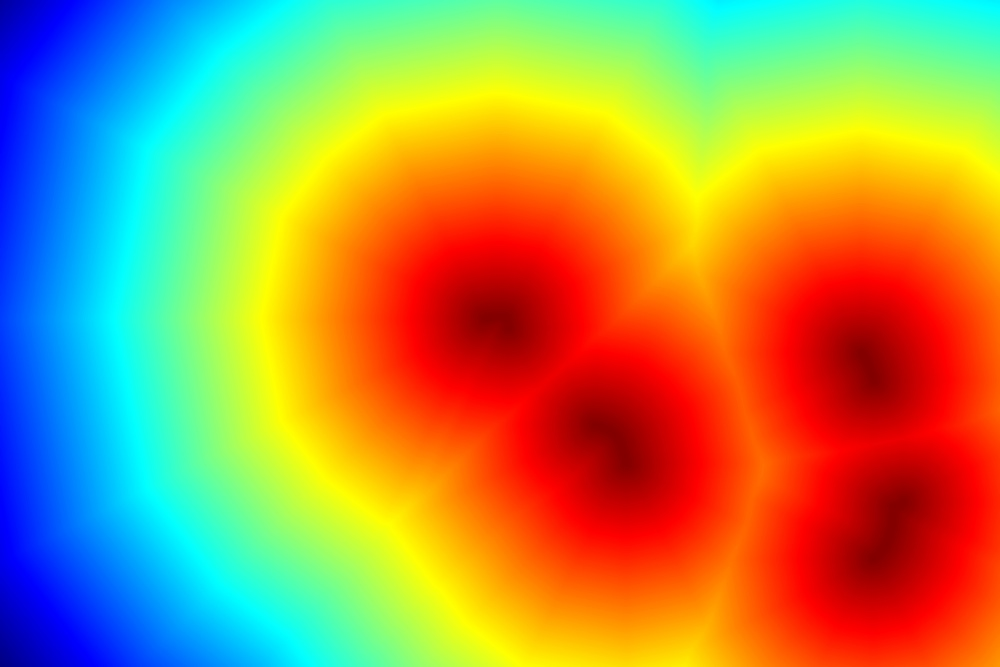
#> input picture color_focus_map.jpg, 1000 x 667 px, shrunk from 6240 x 4160 before the run, given in place of DSCF5614.jpg, which was not available
$ python project_blur_V2.py   (older library calls are emulated)
#> lines starting #> are read from the running program, lines starting #| are printed output that depends on the picture; after the words box and inside, x2 and y2 are one past the last pixel; in counts of white or black regions, pixels touching at a corner belong together; pictures that were not available may be replaced by others from this repository, and a replacement may not be noted
import cv2
import numpy as np

def estimate_depth_map(image):
    """
    估计景深图的函数。
    """
    # 将影像转换为灰度图
    gray = cv2.cvtColor(image, cv2.COLOR_BGR2GRAY)

    # 使用 Sobel 算子计算梯度强度
    grad_x = cv2.Sobel(gray, cv2.CV_64F, 1, 0, ksize=5)
    grad_y = cv2.Sobel(gray, cv2.CV_64F, 0, 1, ksize=5)
    gradient_magnitude = cv2.magnitude(grad_x, grad_y)

    # 将梯度强度归一化到 [0,1] 范围
    depth_map = cv2.normalize(gradient_magnitude, None, 0, 1, cv2.NORM_MINMAX)

    # 反转景深图，使前景深度值高
    depth_map = 1 - depth_map

    # 对景深图进行高斯模糊，平滑处理
    depth_map = cv2.GaussianBlur(depth_map, (15, 15), 0)

    # 将景深图转换为 float32 类型
    depth_map = depth_map.astype(np.float32)

    return depth_map

def calculate_edge_density(image, window_size=15):
    """
    计算影像的边缘密集度图。

    :param image: 输入影像（灰度图）
    :param window_size: 用于计算边缘密集度的窗口大小
    :return: 边缘密集度图，值范围在 [0,1]
    """
    # 使用 Canny 边缘检测
    edges = cv2.Canny(image, 100, 200)

    # 创建全为 1 的卷积核，用于计算局部区域的边缘总数
    kernel = np.ones((window_size, window_size), np.uint8)
    edge_density = cv2.filter2D(edges.astype(np.float32), -1, kernel)

    # 将边缘密集度图归一化到 [0,1] 范围
    edge_density = cv2.normalize(edge_density, None, 0, 1, cv2.NORM_MINMAX)

    # 反转边缘密集度图，让边缘密集度低的区域值较高
    edge_density = 1 - edge_density

    # 将边缘密集度图转换为 float32 类型
    edge_density = edge_density.astype(np.float32)

    return edge_density

def combine_maps(depth_map, edge_density_map, alpha=0.7):
    """
    结合景深图和边缘密集度图。

    :param depth_map: 景深图，值范围在 [0,1]
    :param edge_density_map: 边缘密集度图，值范围在 [0,1]
    :param alpha: 权重系数，控制两个图的影响比例
    :return: 结合后的模糊权重图
    """
    # 按权重结合两个图
    combined_map = cv2.addWeighted(depth_map, alpha, edge_density_map, 1 - alpha, 0)
    combined_map = cv2.normalize(combined_map, None, 0, 1, cv2.NORM_MINMAX)
    return combined_map

def apply_variable_blur(image, blur_weight_map, max_blur=80, depth_levels=20, exp_factor=1.5):
    """
    根据模糊权重图对影像应用可变的高斯模糊，模糊半径按照指数曲线递增。

    :param image: 输入影像
    :param blur_weight_map: 模糊权重图，值范围在 [0,1]
    :param max_blur: 最大模糊半径
    :param depth_levels: 模糊级别数
    :param exp_factor: 指数基数（大于 1）
    :return: 应用模糊后的影像
    """
    # 将模糊权重图量化为若干级
    blur_weight_quantized = (blur_weight_map * (depth_levels - 1)).astype(np.uint8)

    # 初始化输出影像为原始影像
    output_image = image.copy()

    # 预先计算模糊半径列表
    max_exp = exp_factor ** (depth_levels - 1)
    blur_amounts = []
    for i in range(depth_levels):
        # 计算指数增长的模糊半径
        exp_value = exp_factor ** i
        blur_amount = int(max_blur * (exp_value - 1) / (max_exp - 1))
        if blur_amount % 2 == 0:
            blur_amount += 1  # 保证核大小为奇数
        blur_amounts.append(blur_amount)
        print(f"模糊级别：{i}, 模糊半径：{blur_amount}")

    for i in range(depth_levels):
        blur_amount = blur_amounts[i]

        # 创建当前模糊级别的遮罩
        mask = (blur_weight_quantized == i).astype(np.uint8) * 255
        if cv2.countNonZero(mask) == 0:
            continue  # 如果没有像素属于该级别，则跳过

        # 应用高斯模糊
        if blur_amount > 1:
            blurred = cv2.GaussianBlur(image, (blur_amount, blur_amount), 0)
        else:
            blurred = image.copy()

        # 将模糊区域覆盖到输出影像
        mask_inv = cv2.bitwise_not(mask)
        # 保留输出影像中非当前遮罩的区域
        output_image = cv2.bitwise_and(output_image, output_image, mask=mask_inv)
        # 将模糊后的区域添加到输出影像
        temp = cv2.bitwise_and(blurred, blurred, mask=mask)
        output_image = cv2.add(output_image, temp)

    return output_image

def main():
    # 载入输入影像
    input_image_path = 'DSCF5614.jpg'  # 请替换为您的影像路径
    image = cv2.imread(input_image_path)
#> image is the input picture: shape (667, 1000, 3); mean B, G, R 79.9, 142.5, 167.8

    if image is None:
        print("错误：无法载入影像。")
        return

    # 转换为灰度图，用于边缘密集度计算
    gray_image = cv2.cvtColor(image, cv2.COLOR_BGR2GRAY)
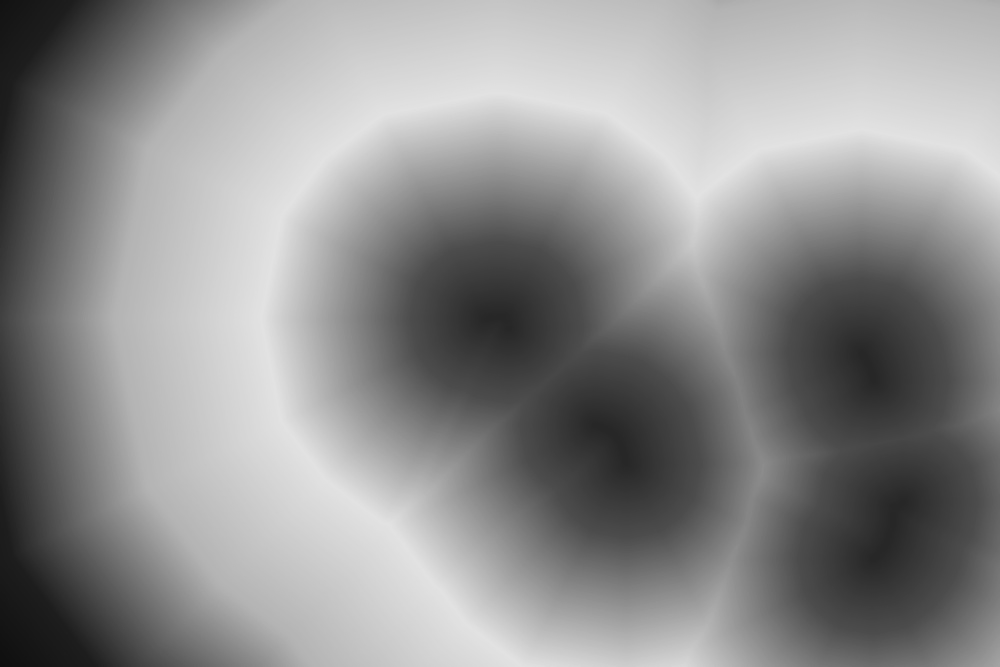
#> gray_image: shape (667, 1000); min 15, max 227, mean 142.9

    # 估计景深图
    depth_map = estimate_depth_map(image)
#> in estimate_depth_map, `grad_x = cv2.Sobel(gray, cv2.CV_64F, 1, 0, ksize=5)`:
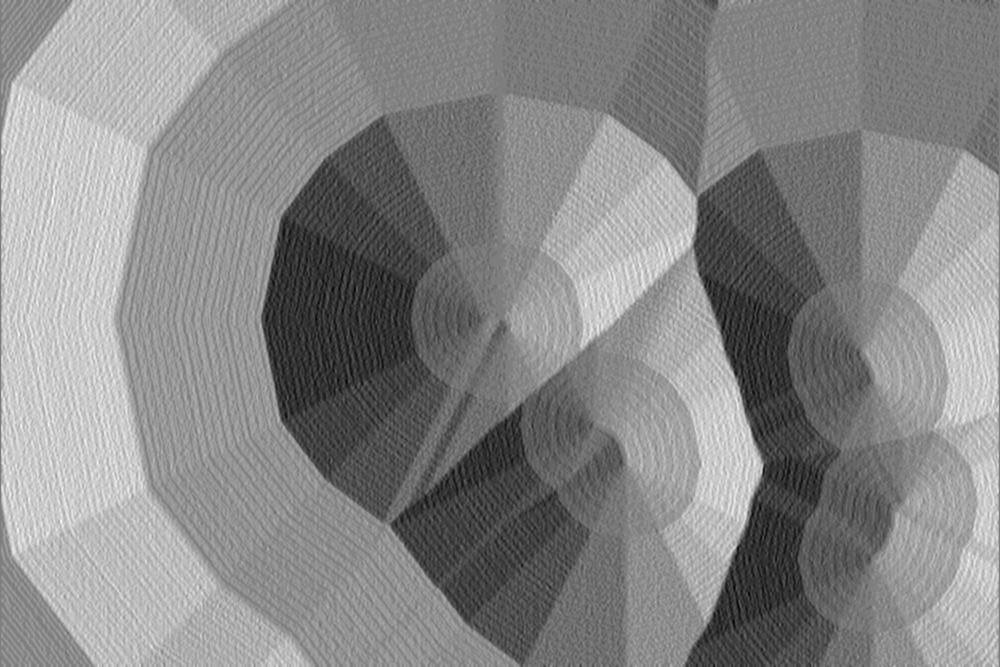
#> grad_x: shape (667, 1000) float64; min -212, max 215, mean 15.1; drawn with min black and max white
#> in estimate_depth_map, `grad_y = cv2.Sobel(gray, cv2.CV_64F, 0, 1, ksize=5)`:
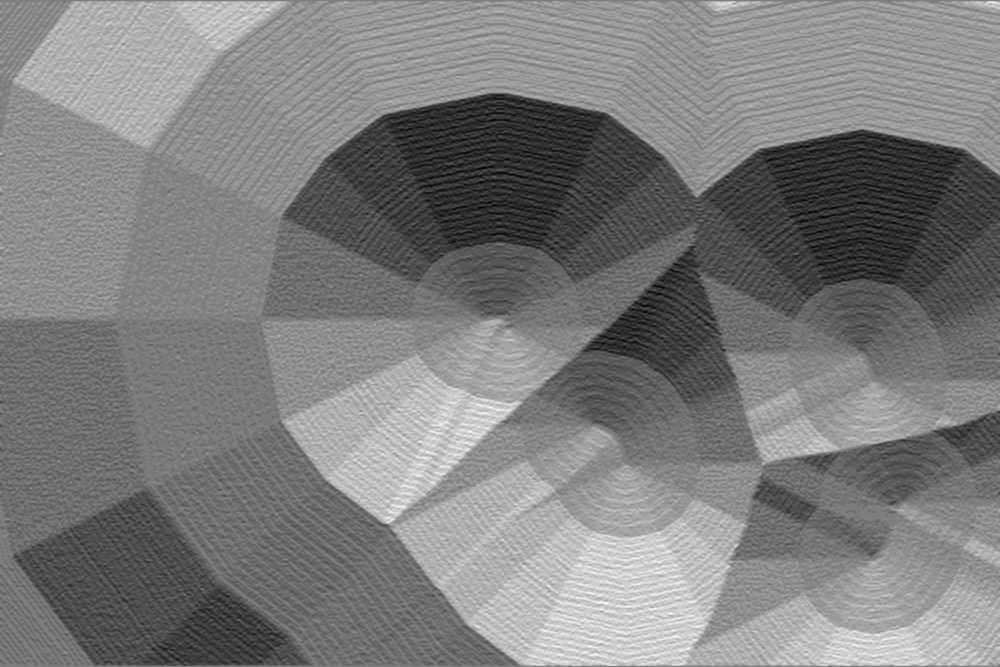
#> grad_y: shape (667, 1000) float64; min -201, max 203, mean -2.1; drawn with min black and max white
#> in estimate_depth_map, `gradient_magnitude = cv2.magnitude(grad_x, grad_y)`:
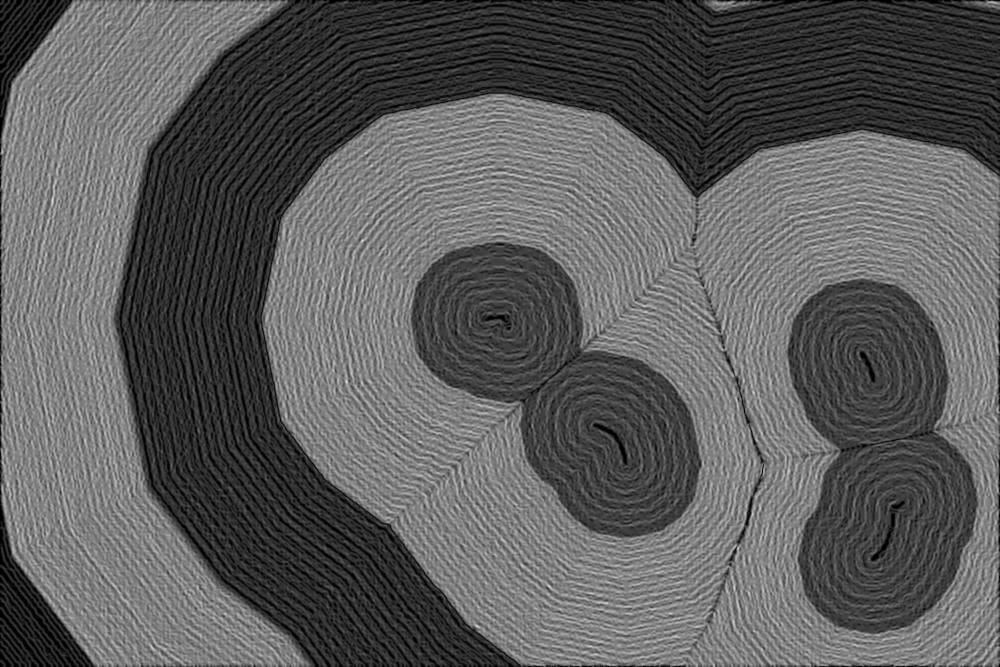
#> gradient_magnitude: shape (667, 1000) float64; min 0, max 220.1, mean 92.8
#> in estimate_depth_map, `depth_map = cv2.GaussianBlur(depth_map, (15, 15), 0)`:
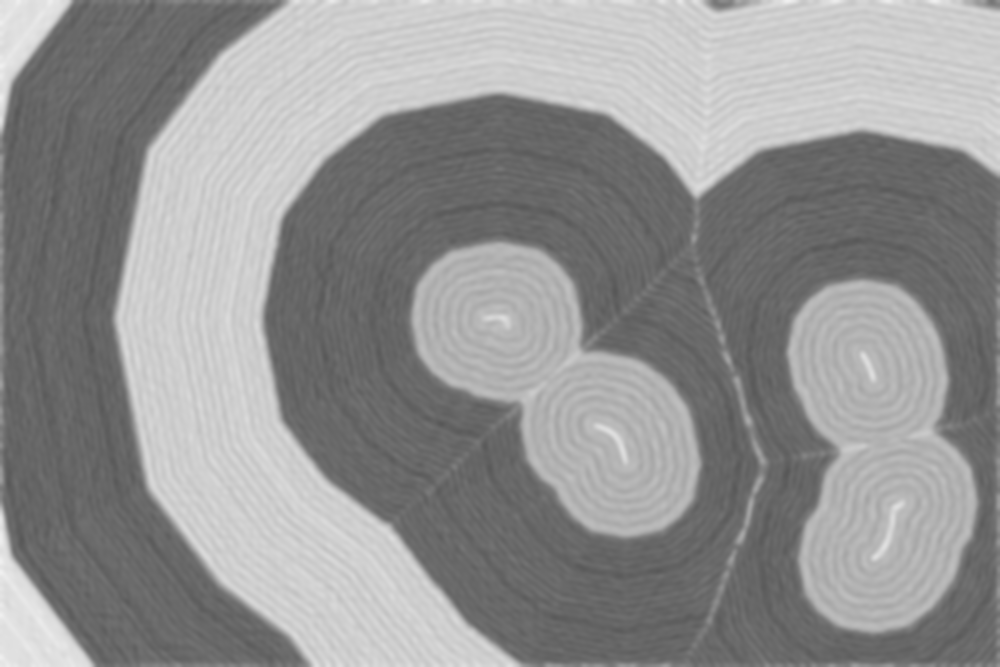
#> depth_map: shape (667, 1000) float64; min 0.344, max 0.944, mean 0.578

    # 计算边缘密集度图
    edge_density_map = calculate_edge_density(gray_image, window_size=15)
#> in calculate_edge_density, `edges = cv2.Canny(image, 100, 200)`: edges: shape (667, 1000); every value is 0
#> in calculate_edge_density, `edge_density = cv2.filter2D(edges.astype(np.float32), -1, kernel)`: edge_density: shape (667, 1000) float32; every value is 0
#> in calculate_edge_density, `edge_density = 1 - edge_density`: edge_density: shape (667, 1000) float32; every value is 1

    # 检查数据类型和形状
    print(f"depth_map.dtype: {depth_map.dtype}")
#| depth_map.dtype: float32
    print(f"edge_density_map.dtype: {edge_density_map.dtype}")
#| edge_density_map.dtype: float32
    print(f"depth_map.shape: {depth_map.shape}")
#| depth_map.shape: (667, 1000)
    print(f"edge_density_map.shape: {edge_density_map.shape}")
#| edge_density_map.shape: (667, 1000)

    # 结合景深图和边缘密集度图
    combined_map = combine_maps(depth_map, edge_density_map, alpha=0.7)
#> in combine_maps, `combined_map = cv2.normalize(combined_map, None, 0, 1, cv2.NORM_MINMAX)`:
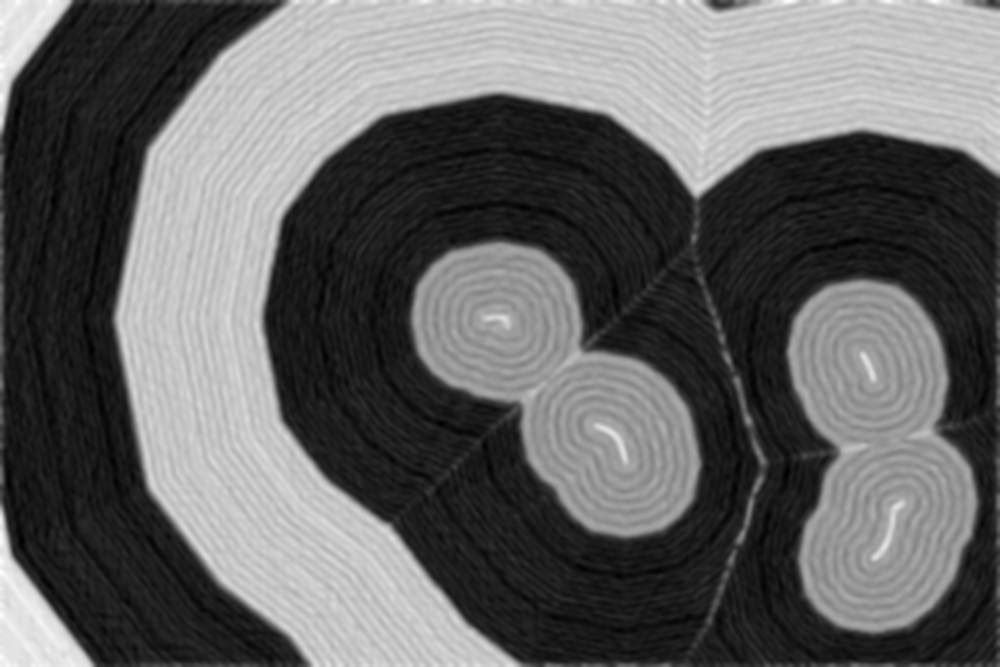
#> combined_map: shape (667, 1000) float32; min -4.23e-08, max 1, mean 0.39; drawn with min black and max white

    # 将景深图保存为图像
    depth_map_visual = (depth_map * 255).astype(np.uint8)
    cv2.imwrite('depth_map.jpg', depth_map_visual)

    # 将边缘密集度图保存为图像
    edge_density_map_visual = (edge_density_map * 255).astype(np.uint8)
#> edge_density_map_visual: shape (667, 1000); every value is 255
    cv2.imwrite('edge_density_map.jpg', edge_density_map_visual)

    # 将模糊权重图保存为图像
    combined_map_visual = (combined_map * 255).astype(np.uint8)
    cv2.imwrite('combined_map.jpg', combined_map_visual)

    # 应用可变模糊，模拟更浅的景深
    output_image = apply_variable_blur(image, combined_map, max_blur=80, depth_levels=20, exp_factor=1.5)
#> after the loop in apply_variable_blur, `for i in range(depth_levels):`:
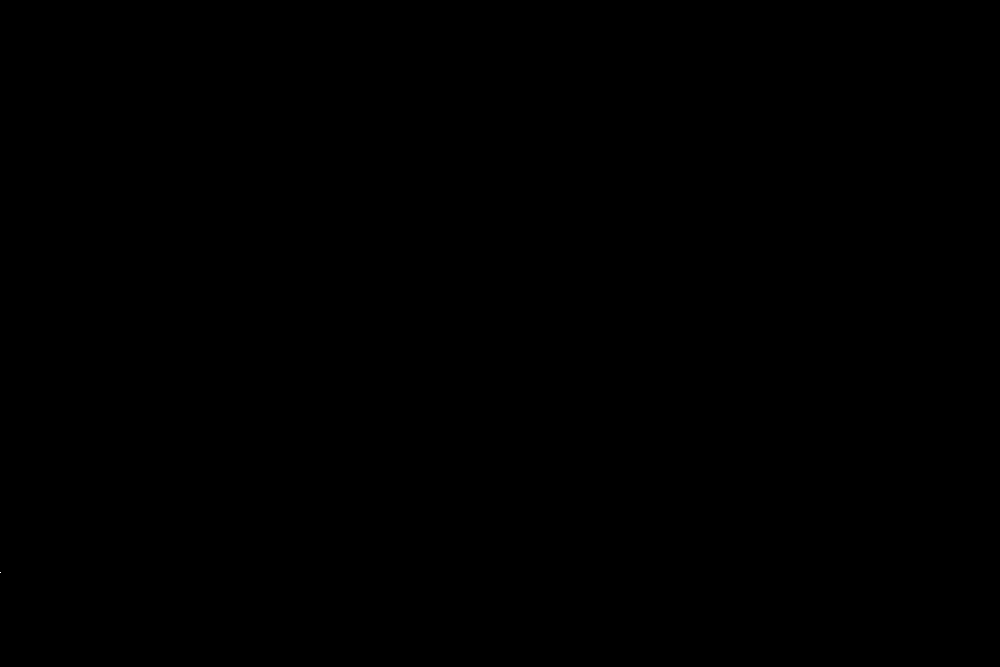
#> mask: shape (667, 1000); 0% white in thin lines or dots, all inside (x1, y1, x2, y2) = (0, 572, 1, 573)

    # 保存输出影像
    output_image_path = 'output.jpg'  # 请替换为您想要的输出路径
    cv2.imwrite(output_image_path, output_image)

    # 选择性地显示影像
    cv2.imshow('原始影像', image)
    cv2.imshow('景深图', depth_map_visual)
    cv2.imshow('边缘密集度图', edge_density_map_visual)
    cv2.imshow('模糊权重图', combined_map_visual)
    cv2.imshow('模拟浅景深效果', output_image)
    cv2.waitKey(0)
    cv2.destroyAllWindows()

if __name__ == '__main__':
    main()

$ run again, on dog.jpg
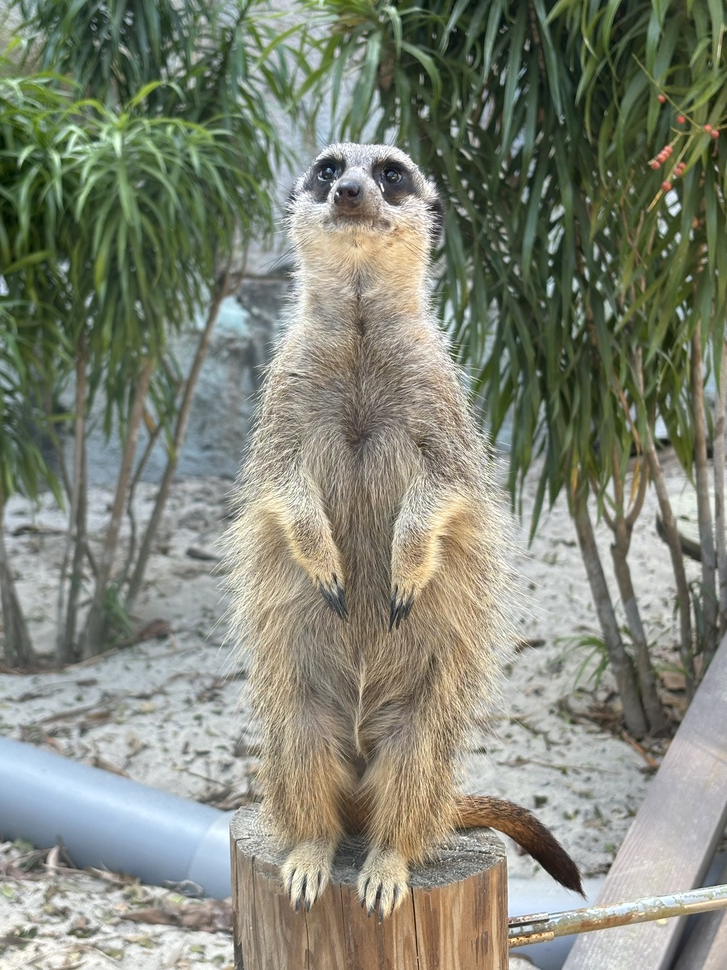
#> input picture dog.jpg, 727 x 970 px, shrunk from 3024 x 4032 before the run, given in place of DSCF5614.jpg, which was not available
#> in main, image is the input picture: shape (970, 727, 3); mean B, G, R 119.7, 134.3, 130.5
#> in calculate_edge_density, `edges = cv2.Canny(image, 100, 200)`:
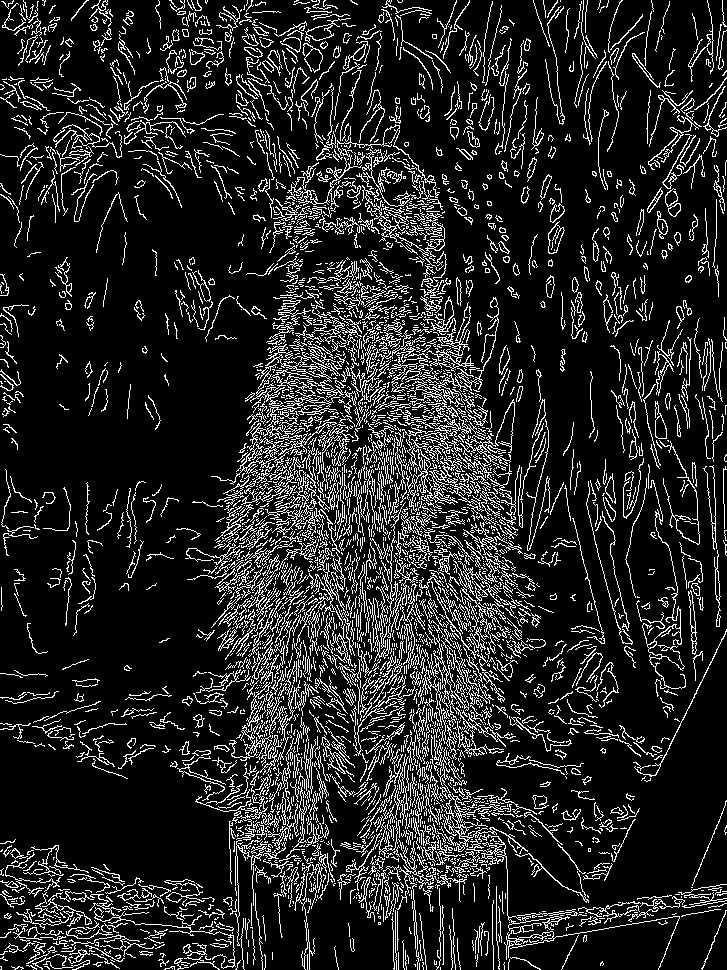
#> edges: shape (970, 727); 14.2% white in thin lines or dots
#| depth_map.dtype: float32
#| edge_density_map.dtype: float32
#| depth_map.shape: (970, 727)
#| edge_density_map.shape: (970, 727)
#> after the loop in apply_variable_blur, `for i in range(depth_levels):`:
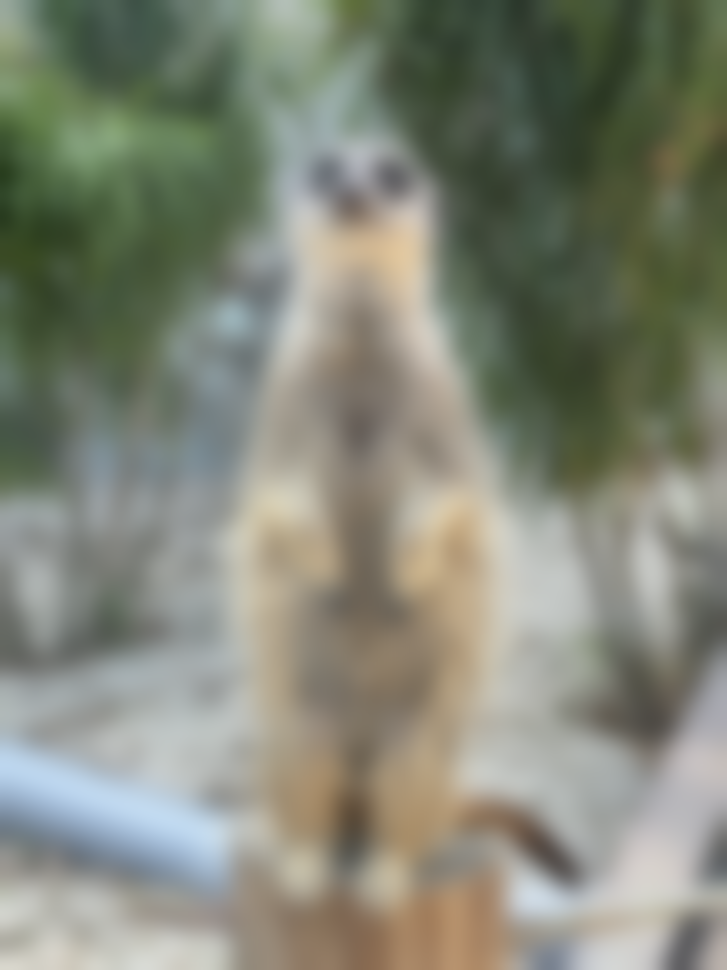
#> blurred: shape (970, 727, 3); mean B, G, R 119.7, 134.3, 130.5
